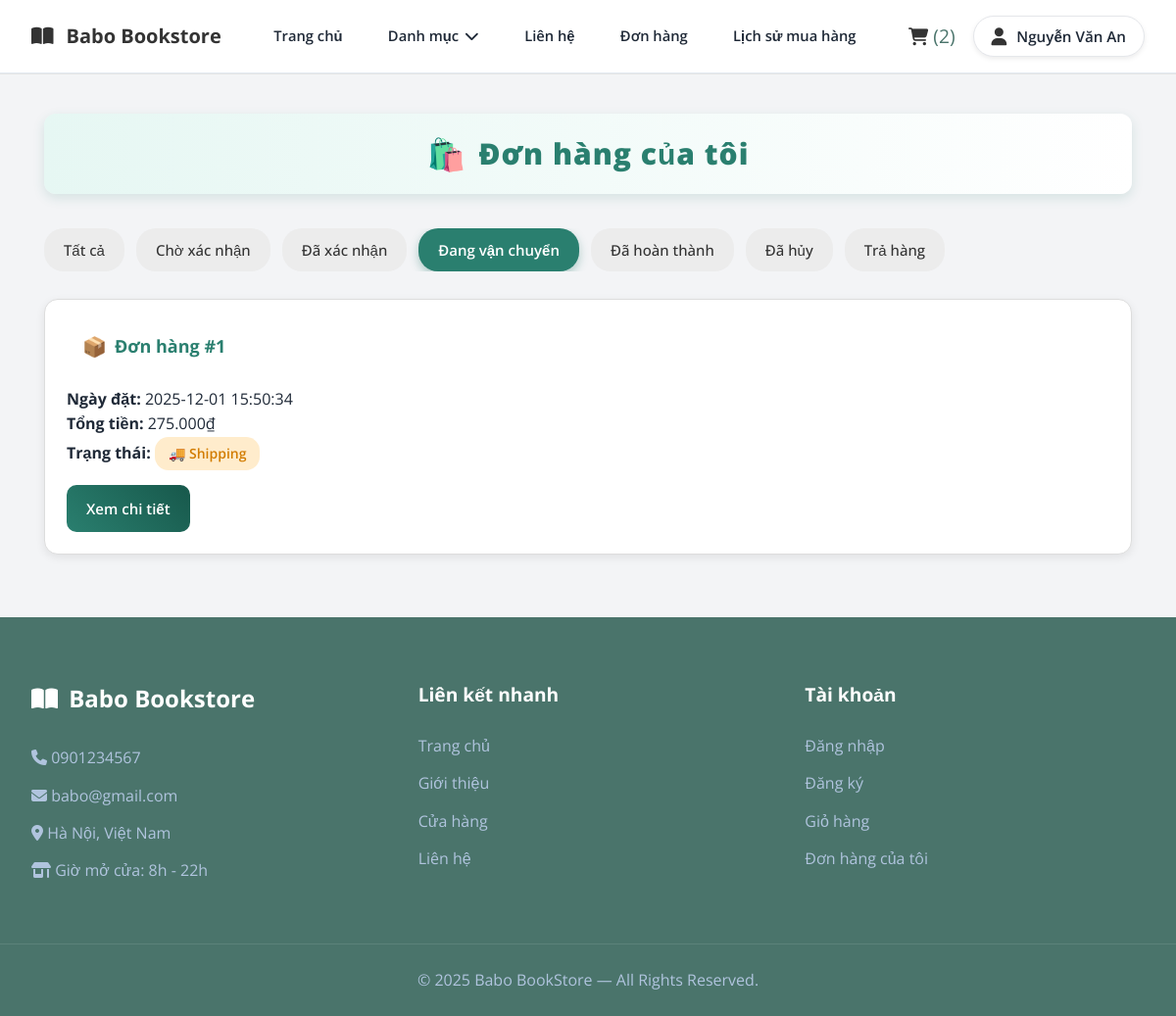
Screenshot of /order.php?status=shipping (signed in) with the database file from the repository.
### tables this page shows
CREATE TABLE `users` (
  `user_id` int(11) NOT NULL,
  `full_name` varchar(100) NOT NULL,
  `email` varchar(150) NOT NULL,
  `password` varchar(255) NOT NULL,
  `phone` varchar(20) NOT NULL,
  `gender` enum('Nữ','Nam','Khác','') NOT NULL,
  `dob` date NOT NULL,
  `role` enum('customer','admin','','') NOT NULL,
  `created_at` datetime NOT NULL DEFAULT current_timestamp(),
  `status` enum('active','banned','','') NOT NULL,
  `reset_token` varchar(64) DEFAULT NULL,
  `token_expiry` datetime DEFAULT NULL,
  `login_attempts` int(11) DEFAULT 0,
  `last_attempt` datetime DEFAULT NULL
);

CREATE TABLE `orders` (
  `order_id` int(11) NOT NULL,
  `user_id` int(11) NOT NULL,
  `address_id` int(11) NOT NULL,
  `order_date` datetime NOT NULL DEFAULT current_timestamp(),
  `total_amount` decimal(10,2) NOT NULL,
  `payment_method` enum('COD','online','','') NOT NULL,
  `payment_status` enum('pending','paid','failed','') NOT NULL,
  `shipping_fee` decimal(10,2) NOT NULL,
  `order_status` enum('pending','confirmed','shipping','completed','canceled','req_cancel','reject_cancel','req_return','accept_return','reject_return') NOT NULL,
  `previous_status` varchar(50) DEFAULT NULL
);

### order.php (the view, shortened to what this page needs)
<?php
include 'connect.php';
$user_id = $_SESSION['user_id'];
$status = isset($_GET['status']) ? $_GET['status'] : 'none';
$filter = "";
if ($status !== "all" && $status !== "none") {
    $filter = "AND o.order_status = '$status'";
}
$query = "
    SELECT o.*, u.full_name
    FROM orders o
    JOIN users u ON o.user_id = u.user_id
    WHERE o.user_id = '$user_id' $filter
    ORDER BY o.order_id DESC
";
$orders = mysqli_query($ocon, $query);
?>
<!DOCTYPE html>
<html lang="vi">
<head>
    <link rel="stylesheet" href="CSS/style.css">
     <link rel="stylesheet" href="CSS/order.css">
    <link rel="stylesheet" href="https://cdnjs.cloudflare.com/ajax/libs/font-awesome/6.4.0/css/all.min.css">
</head>
<body>
<?php include 'header.php'; ?>
<section class="orders_container">
    <h2>Đơn hàng của tôi</h2>
    <div class="order_tabs">
        <a href="order.php?status=all" class="tab <?= ($status=='all')?'active':'' ?>" data-tab="all">Tất cả</a>
        <a href="order.php?status=pending" class="tab <?= ($status=='pending')?'active':'' ?>" data-tab="pending">Chờ xác nhận</a>
        <a href="order.php?status=confirmed" class="tab <?= ($status=='confirmed')?'active':'' ?>" data-tab="confirmed">Đã xác nhận</a>
        <a href="order.php?status=shipping" class="tab <?= ($status=='shipping')?'active':'' ?>" data-tab="shipping">Đang vận chuyển</a>
        <a href="order.php?status=completed" class="tab <?= ($status=='completed')?'active':'' ?>" data-tab="completed">Đã hoàn thành</a>
        <a href="order.php?status=canceled" class="tab <?= ($status=='canceled')?'active':'' ?>" data-tab="canceled">Đã hủy</a>
        <a href="order.php?status=return_requested" class="tab <?= ($status=='return_requested')?'active':'' ?>" data-tab="return_requested">Trả hàng</a>
    </div>
    <div id="order_list_wrapper">
        <div class="order_list">
            <?php if ($status !== "none") {   ?>
                <?php
                if (mysqli_num_rows($orders) > 0) {
                    while ($o = mysqli_fetch_assoc($orders)) {
                ?>
                <div class="order_item">
                    <h3>Đơn hàng #<?= $o['order_id'] ?></h3>
                    <p><strong>Ngày đặt:</strong> <?= $o['order_date'] ?></p>
                    <p><strong>Tổng tiền:</strong>
                        <?= number_format($o['total_amount'] + $o['shipping_fee'], 0, ',', '.') ?>₫
                    </p>
                    <p><strong>Trạng thái:</strong>
                        <span class="status <?= $o['order_status'] ?>">
                            <?= ucfirst($o['order_status']) ?>
                        </span>
                    </p>
                    <a href="order_detail.php?id=<?= $o['order_id']; ?>" class="order_detail_btn">
                        Xem chi tiết
                    </a>
                </div>
                <?php
                    }
                } else {
                    echo "<p class='empty'>Không có đơn hàng nào.</p>";
                }
                ?>
            <?php } ?>
        </div>
    </div>
</section>
<?php include 'footer.php'; ?>
</body>
</html>

### header.php (shortened to what this page needs)
<?php
include 'connect.php';
$cart_id = 0;
$user_name = "";
if (isset($_SESSION['user_id'])) {
    $user_id = $_SESSION['user_id'];
    $user_query = mysqli_query($ocon, "SELECT full_name, role FROM users WHERE user_id = '$user_id'");
    if ($user = mysqli_fetch_assoc($user_query)) {
        $user_name = $user['full_name'];
    }
    $cart_query = mysqli_query($ocon, "SELECT cart_id FROM carts WHERE user_id = '$user_id'");
    if (mysqli_num_rows($cart_query) > 0) {
        $cart = mysqli_fetch_assoc($cart_query);
        $cart_id = $cart['cart_id'];
    } else {
        mysqli_query($ocon, "INSERT INTO carts(user_id) VALUES('$user_id')");
        $cart_id = mysqli_insert_id($ocon);
    }
}
$total_cart_items = 0;
if ($cart_id > 0) {
    $count_cart_items = mysqli_query($ocon, "SELECT * FROM cart_items WHERE cart_id = '$cart_id'");
    $total_cart_items = mysqli_num_rows($count_cart_items);
}
?>
<link rel="stylesheet" href="CSS/header.css">
<header class="user_header">
    <div class="header_1">
        <div class="user_flex">
            <a href="index.php" class="book_logo">
                <i class="fas fa-book-open"></i> Babo Bookstore
            </a>
            <nav class="navbar">
                <a href="index.php">Trang chủ</a>
                <div class="category_menu">
    <a href="javascript:void(0)" class="category_btn">Danh mục <i class="fas fa-chevron-down"></i></a>
</div>
                <a href="#">Liên hệ</a>
                <a href="order.php">Đơn hàng</a>
                <a href="purchase_history.php">Lịch sử mua hàng</a>
            </nav>
            <div class="icons">
                <a href="cart.php">
                    <i class="fas fa-shopping-cart"></i>
                    <span>(<?php echo $total_cart_items; ?>)</span>
                </a>
                <div class="user-menu">
                    <div id="user-btn" class="user_box">
    <i class="fas fa-user"></i>
    <span><?= $user_name ?: "Tài khoản" ?></span>
</div>
                </div>
            </div>
        </div>
    </div>
</header>

### CSS/style.css (style rules this page uses)
:root { --primary-color: #4a746b; --accent-color: #0b4644; --light-blue: #EFF6FF; --orange: #F59E0B; --text-color: #1F2937; --light-text: #4B5563; --white: #ffffff; --border-radius: 12px; --shadow: 0 10px 15px -3px rgba(0, 0, 0, 0.1), 0 4px 6px -2px rgba(0, 0, 0, 0.05); --transition: all 0.3s ease; }
* { margin: 0; padding: 0; box-sizing: border-box; font-family: 'Open Sans', sans-serif; text-decoration: none; list-style: none; border: none; outline: none; }
body { background-color: #f3f4f6; color: var(--text-color); line-height: 1.6; }
.user_header .header_1 { background-color: var(--white); border-bottom: 1px solid #e2e8f0; }
.user_flex { max-width: 1200px; margin: 0 auto; padding: 1rem 2rem; display: flex; align-items: center; justify-content: space-between; }
.book_logo { font-size: 1.5rem; font-weight: 700; color: var(--primary-color); display: flex; align-items: center; gap: 0.5rem; }
.user_flex .navbar { display: flex; gap: 2rem; }
.user_flex .navbar a { font-size: 1rem; color: var(--text-color); font-weight: 500; transition: var(--transition); }
.icons { display: flex; gap: 1.2rem; }
.icons a { font-size: 1.2rem; color: var(--primary-color); transition: var(--transition); }
.user_box { display: flex; align-items: center; gap: 10px; padding: 8px 18px; background: var(--white); border: 1px solid #e5e7eb; border-radius: 50px; box-shadow: 0 2px 5px rgba(0,0,0,0.08); transition: var(--transition); cursor: pointer; }
.user_box i { font-size: 1.3rem; color: var(--primary-color); }
.user_box span { font-size: 0.95rem; font-weight: 600; color: var(--text-color); white-space: nowrap; }
.user_flex .navbar { display: flex; align-items: center; gap: 1.4rem; }
.user_flex .navbar a { font-size: 0.92rem; font-weight: 600; color: var(--text-color); white-space: nowrap; transition: var(--transition); }
.category_menu .category_btn { font-size: 0.92rem !important; font-weight: 600; white-space: nowrap; }

### CSS/order.css (style rules this page uses)
:root { --main-green: #2a7f6f; --green-dark: #17584b; --green-light: #e2f3ef; --text-main: #333; --bg-light: #f8f9fa; }
.orders_container { max-width: 1150px; margin: 40px auto; padding: 0 20px; font-family: "Segoe UI", sans-serif; }
.orders_container h2 { font-size: 30px; font-weight: 800; color: var(--main-green); text-align: center; margin-bottom: 35px; padding: 15px 20px; border-radius: 12px; background: linear-gradient(90deg, #e6f7f3, #ffffff); box-shadow: 0 4px 12px rgba(42, 127, 111, 0.15); letter-spacing: 1px; display: flex; justify-content: center; align-items: center; gap: 12px; }
.orders_container h2::before { content: "🛍️"; font-size: 32px; }
.order_tabs { display: flex; gap: 12px; margin-bottom: 28px; overflow-x: auto; }
.order_tabs .tab { padding: 10px 20px; border-radius: 20px; background: #ececec; color: #333; text-decoration: none; font-size: 15px; transition: 0.25s ease; white-space: nowrap; font-weight: 500; }
.order_tabs .active { background: var(--main-green); color: #fff; font-weight: 600; box-shadow: 0 4px 10px rgba(42, 127, 111, 0.35); }
.order_list { display: flex; flex-direction: column; gap: 22px; }
.order_item { padding: 22px; border-radius: 14px; background: #fff; border: 1px solid #ddd; box-shadow: 0 3px 10px rgba(0,0,0,0.08); transition: 0.3s ease; }
.order_item h3 { font-size: 18px; font-weight: 700; color: var(--main-green); background: var(--soft-green); padding: 10px 16px; border-radius: 10px; display: inline-flex; align-items: center; gap: 8px; margin-bottom: 15px; }
.order_item h3::before { content: "📦"; font-size: 20px; }
.status { padding: 6px 14px; border-radius: 14px; font-size: 14px; font-weight: 600; display: inline-block; }
.status.shipping { background: #ffeccc; color: #d27c00; }
.status.shipping::before { content: "🚚 "; }
.order_detail_btn { display: inline-block; margin-top: 15px; padding: 12px 20px; font-size: 15px; font-weight: 600; color: #fff; background: linear-gradient(45deg, var(--main-green), var(--green-dark)); text-decoration: none; border-radius: 10px; transition: 0.25s ease; }

### rows the page displays
users: full_name "Nguyễn Văn An"
orders: order_id "1", order_date "2025-12-01 15:50:34", $o['total_amount'] + $o['shipping_fee'] "275.000", order_status "Shipping"

### other values shown
$total_cart_items "2"
